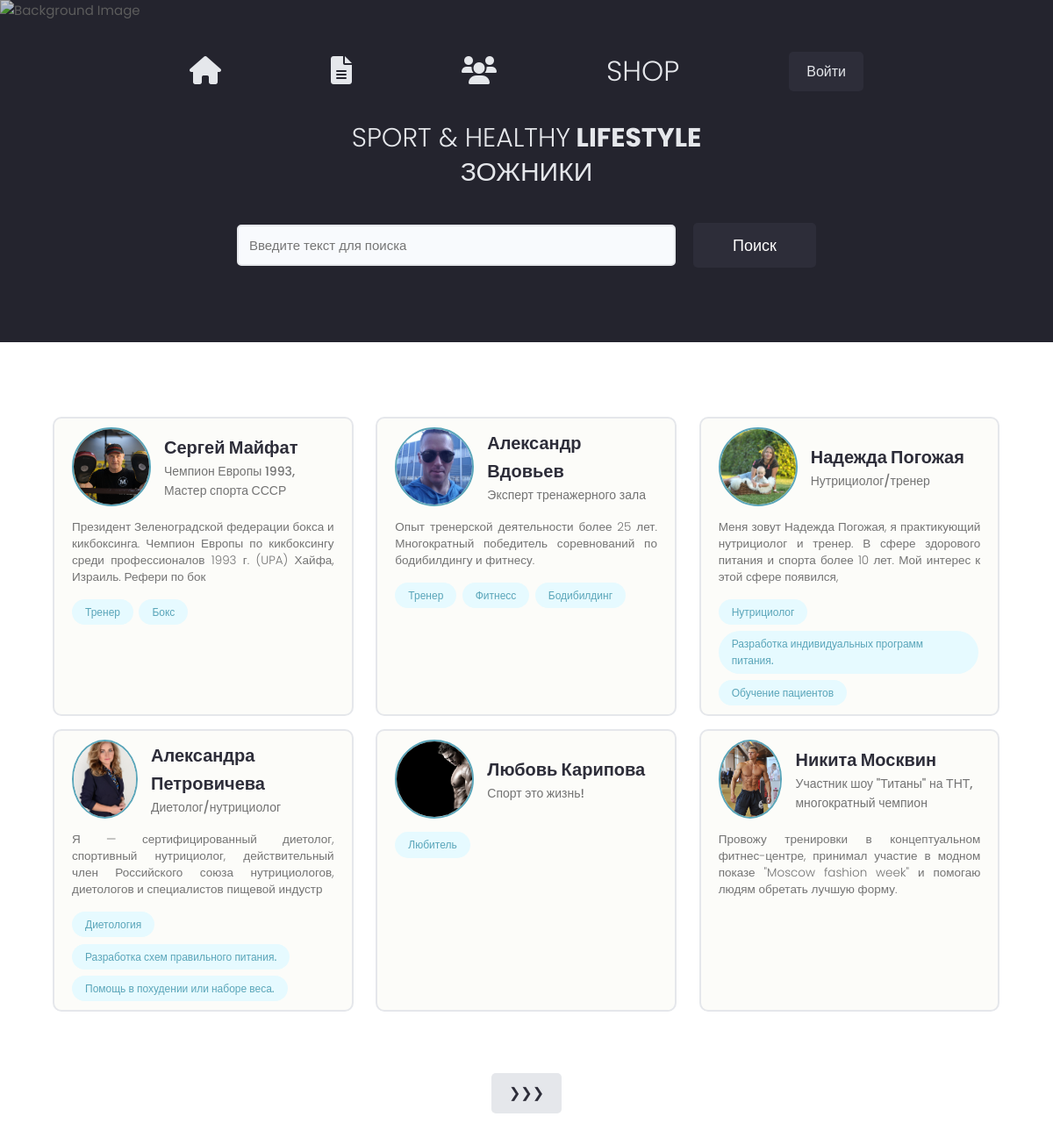
/users/, run on the app's committed database.
### users/models.py (models this page shows, shortened)
class Profile(models.Model):
    user = models.OneToOneField(User, on_delete=models.CASCADE, blank=True, verbose_name='Пользователь')
    name = models.CharField(max_length=200, blank=True, verbose_name='Имя')
    email = models.EmailField(max_length=200, blank=True, verbose_name='Эл.адрес')
    nickname = models.CharField(max_length=200, blank=True, verbose_name='Псевдоним')
    myself_short = models.CharField(max_length=200, blank=True, verbose_name='О себе коротко')
    myself = models.TextField(blank=True, verbose_name='О себе')
    photo = models.ImageField(upload_to='profiles/', default='profiles/coach.jpg', verbose_name='Фото')
    video = models.FileField(upload_to='videos/', blank=True, null=True, verbose_name='Видео')
    note = models.TextField(blank=True, null=True, verbose_name='Заметка')
    social_youtube = models.CharField(max_length=200, blank=True, verbose_name='Youtube')
    social_site = models.CharField(max_length=200, blank=True, verbose_name='Социальная сеть')
    social_website = models.CharField(max_length=200, blank=True, verbose_name='Сайт')
    document = models.FileField(upload_to='documents/', verbose_name='Документ об образовании', null=True, blank=False)
    work = models.CharField(max_length=200, blank=True, verbose_name='Место работы')
    created = models.DateTimeField(auto_now_add=True, verbose_name='Дата')
    class Meta:
        verbose_name = 'Профиль'
        verbose_name_plural = 'профили'

class Skill(models.Model):
    expert = models.ForeignKey(Profile, on_delete=models.CASCADE, blank=True, verbose_name='Эксперт')
    qualification = models.CharField(max_length=200, blank=True, verbose_name='Квалификация')
    info = models.TextField(blank=True, verbose_name='Описание')
    created = models.DateTimeField(auto_now_add=True, verbose_name='Дата')
    def __str__(self):
        return self.qualification
    class Meta:
        verbose_name = 'Квалификация'
        verbose_name_plural = 'квалификации'

### users/views.py (the view)
# urls.py: path('', views.profiles, name='profiles'),
def profiles(request):
    prof, search_query = search_profiles(request)
    custom_range, prof = paginate_profiles(request, prof, 6)
    context = {
        'background_image': 'images/sport.jpg',
        'profiles': prof,
        'search_query': search_query
    }
    return render(request, 'users/index.html', context)

### users/utils.py (called while the page is built)
def paginate_profiles(request, pr, results):
    page = request.GET.get('page')
    paginator = Paginator(pr, results)
    try:
        pr = paginator.page(page)
    except PageNotAnInteger:
        page = 1
        pr = paginator.page(page)
    except EmptyPage:
        page = paginator.num_pages
        pr = paginator.page(page)
    right_index = int(page) + 5
    if right_index > paginator.num_pages:
        right_index = paginator.num_pages + 1
    left_index = int(page) - 4
    if left_index < 1:
        left_index = 1
    custom_range = range(left_index, right_index)
    return custom_range, pr

def search_profiles(request):
    search_query = ''
    if request.GET.get('search_query'):
        search_query = request.GET.get('search_query')
    skills = Skill.objects.filter(qualification__icontains=search_query)  # name__iexact - точное совпадение
    prof = Profile.objects.distinct().filter(
        Q(name__icontains=search_query) |
        Q(nickname__icontains=search_query) |
        Q(myself_short__icontains=search_query) |
        Q(myself__icontains=search_query) |
        Q(work__icontains=search_query) |
        Q(skill__in=skills)
    )
    return prof, search_query

### users/templates/users/index.html
{% extends 'projects/base.html' %}
{% block content %}
<main class="home">
    <section class="devlist">
        <div class="container">
            <div class="grid grid--three">
                {% for profile in profiles %}
                <div class="column card">
                    <div class="dev">
                        <a href="{% url 'user_profile' profile.id %}" class="card__body">
                            <div class="dev__profile">
                                <img class="avatar avatar--md" src="{{profile.photo.url }}" alt="image"/>
                                <div class="dev__meta">
                                    <h3>{{profile.name}}</h3>
                                    <h5>{{profile.myself_short|slice:'50'}}</h5>
                                </div>
                            </div>
                            <p class="dev__info">
                                {{profile.myself|slice:'150'}}
                            </p>
                            <div class="dev__skills">
                                {% for skill in profile.skill_set.all %}
                                <span class="tag tag--pill tag--main">
                    <small>{{ skill }}</small>
                  </span>
                                {% endfor %}
                            </div>
                        </a>
                    </div>
                </div>
                {% endfor %}
            </div>
        </div>
    </section>
    {% include 'projects/pagination.html' with queryset=profiles %}
</main>
{% endblock %}

### projects/static/styles/app.css (style rules this page uses)
:root { --color-sub: #2d2d39; --color-main: #5aa5b9; --color-main-light: #e6faff; --color-sub-light: #51546e; --color-sub-lighter: #ededfd; --color-text: #737373; --color-gray: #8b8b8b; --color-light: #e5e7eb; --color-light-gray: #767676; --color-bg: #f8fafd; --color-white: #fffefd; --color-white-light: #f3f3f3; --color-black: #000000; --color-success: #359e64; --color-success-bg: #def8e8; --color-error: #fc4b0b; --color-error-bg: #fff2ee; --font-base: 'Poppins', arial, helvetica, 'Segoe UI', roboto, ubuntu, sans-serif; --font-monospace: 'Fira Code', 'Courier New', courier, monospace; --font-regular: 300; --font-medium: 500; --font-bold: 700; --generic-shadow: 1px 1px 5px #00000010; --generic-transition: all 0.3s ease-in-out; }
.card { border: 2px solid var(--color-light); }
img { width: 100%; }
.container { position: relative; z-index: 2; }
.devlist { margin-top: 8rem; }
.devlist .grid { align-items: stretch; }
.devlist .dev .dev__profile { display: flex; align-items: center; gap: 1.5rem; }
.devlist .dev .dev__meta h3 { color: var(--color-sub); font-size: 2rem; font-weight: 700; }
.devlist .dev .dev__meta h5 { color: var(--color-text); font-size: 1.4rem; font-weight: 500; }
.devlist .dev .dev__info { margin: 1.5rem 0; font-size: 1.35rem; line-height: 1.4; text-align: justify; }
.column { position: relative; width: 100%; padding-right: 10px; padding-left: 10px; }
.card__body { padding: 10px; }

### projects/static/uikit/styles/modules/_variables.css (style rules this page uses)
:root { --color-main: #5aa5b9; --color-main-light: #e6faff; --color-sub: #3f4156; --color-sub-light: #51546e; --color-sub-lighter: #ededfd; --color-text: #737373; --color-gray: #8b8b8b; --color-light: #e5e7eb; --color-light-gray: #767676; --color-bg: #f8fafd; --color-white: #fffefd; --color-white-light: #f3f3f3; --color-success: #359e64; --color-success-bg: #def8e8; --color-error: #fc4b0b; --color-error-bg: #fff2ee; --font-base: 'Poppins', arial, helvetica, 'Segoe UI', roboto, ubuntu, sans-serif; --font-monospace: 'Fira Code', 'Courier New', courier, monospace; --font-regular: 300; --font-medium: 500; --font-bold: 700; --generic-shadow: 1px 1px 5px #00000010; --generic-transition: all 0.3s ease-in-out; }

### projects/static/uikit/styles/modules/_base.css (style rules this page uses)
* { margin: 0; padding: 0; box-sizing: border-box; text-rendering: optimizeLegibility; color: inherit; font-size: inherit; }
html { font-size: 50%; }
@media only screen and (min-width: 480px) { html { font-size: 56.25%; } }
@media only screen and (min-width: 1200px) { html { font-size: 62.5%; } }
body { line-height: 1.6; font-weight: 400; font-size: 1.5rem; color: var(--color-text); background-color: var(--color-bg); min-height: 100vh; }

### projects/static/uikit/styles/modules/_typography.css (style rules this page uses)
* { font-family: var(--font-base); }
h3 { font-size: 2.8rem; font-weight: var(--font-medium); }
h5 { font-size: 2.4rem; font-weight: var(--font-medium); }
h5, h6 { font-weight: var(--font-regular); }
p, span, strong { font-size: 1.6rem; color: var(--color-text); font-weight: var(--font-regular); }
a { padding-bottom: 2px; text-decoration: none; display: inline-block; color: var(--color-sub); font-weight: var(--font-medium); }

### projects/static/uikit/styles/modules/_utilities.css (style rules this page uses)
.container { width: 92%; max-width: 165rem; margin: 0 auto; box-sizing: border-box; }
@media screen and (min-width: 1000px) { .container { width: 90%; } }
@media screen and (min-width: 1200px) { .container { width: 90%; } }

### projects/static/uikit/styles/modules/_avatar.css (style rules this page uses)
.avatar { border-radius: 50%; border: 2px solid var(--color-main); object-fit: cover; }
.avatar--md { height: 9rem; width: 9rem; }

### projects/static/uikit/styles/modules/_card.css (style rules this page uses)
.card { border-radius: 1rem; background-color: rgba(247, 247, 240, 0.409); border: 2px solid var(--color-gray); width: auto; height: auto; margin-top: 0.5rem; margin-bottom: 0.5rem; overflow: hidden; }
.card__body, .card__header { padding: 2rem 2.5rem; }

### projects/static/uikit/styles/modules/_tag.css (style rules this page uses)
.tag { display: inline-flex; align-items: center; background-color: var(--color-sub); height: -webkit-fit-content; height: -moz-fit-content; height: fit-content; width: -webkit-fit-content; width: -moz-fit-content; width: fit-content; border-radius: 0.5rem; padding: 0.5rem 1.5rem; font-size: 1.2rem; }
.tag:not(:last-child) { margin-right: 0.25rem; margin-bottom: 0.75rem; }
.tag > small { color: var(--color-white); }
.tag--pill { border-radius: 5rem; }
.tag--main, .tag--main > small { background: var(--color-main-light); color: var(--color-main); font-weight: 500; }

### projects/templates/projects/base.html (style rules this page uses)
body { background-color: hsla(60, 100%, 100%, 0.164); background-position: center; background-repeat: no-repeat; background-attachment: fixed; background-size: cover; margin: 0; font-family: Arial, sans-serif; }

### data on the page
Profile: photo (picture), name "Сергей Майфат", myself_short "Чемпион Европы 1993, Мастер спорта СССР", myself "Президент Зеленоградской федерации бокса и кикбоксинга. Чемпион Европы по кикбоксингу среди профессионалов 1993 г. (UPA) Хайфа, Израиль. Рефери по бок"
Skill: qualification "Тренер"
Skill: qualification "Бокс"
Profile: photo (picture), name "Александр Вдовьев", myself_short "Эксперт тренажерного зала", myself "Опыт тренерской деятельности более 25 лет. Многократный победитель соревнований по бодибилдингу и фитнесу."
Skill: qualification "Тренер"
Skill: qualification "Фитнесс"
Skill: qualification "Бодибилдинг"
Profile: photo (picture), name "Надежда Погожая", myself_short "Нутрициолог/тренер", myself "Меня зовут Надежда Погожая, я практикующий нутрициолог и тренер. В сфере здорового питания и спорта более 10 лет. Мой интерес к этой сфере появился,"
Skill: qualification "Нутрициолог"
Skill: qualification "Разработка индивидуальных программ питания."
Skill: qualification "Обучение пациентов"
Profile: photo (picture), name "Александра Петровичева", myself_short "Диетолог/нутрициолог", myself "Я — сертифицированный диетолог, спортивный нутрициолог, действительный член Российского союза нутрициологов, диетологов и специалистов пищевой индустр"
Skill: qualification "Диетология"
Skill: qualification "Разработка схем правильного питания."
Skill: qualification "Помощь в похудении или наборе веса."
Profile: photo (picture), name "Любовь Карипова", myself_short "Спорт это жизнь!"
Skill: qualification "Любитель"
Profile: photo (picture), name "Никита Москвин", myself_short "Участник шоу \"Титаны\" на ТНТ, многократный чемпион", myself "Провожу тренировки в концептуальном фитнес-центре, принимал участие в модном показе \"Moscow fashion week\" и помогаю людям обретать лучшую форму."
